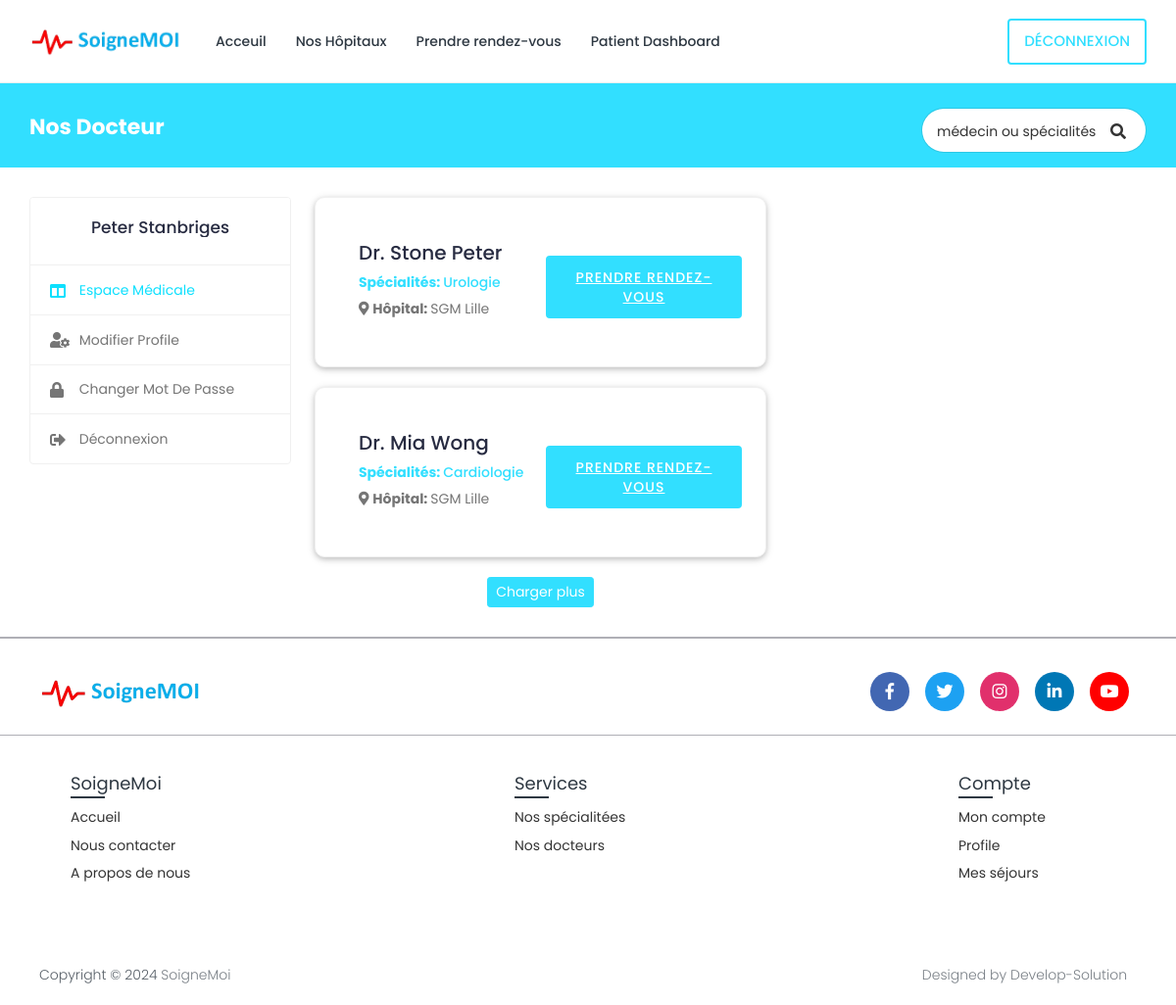
/search/ (signed in), run on an earlier commit of the app's database.
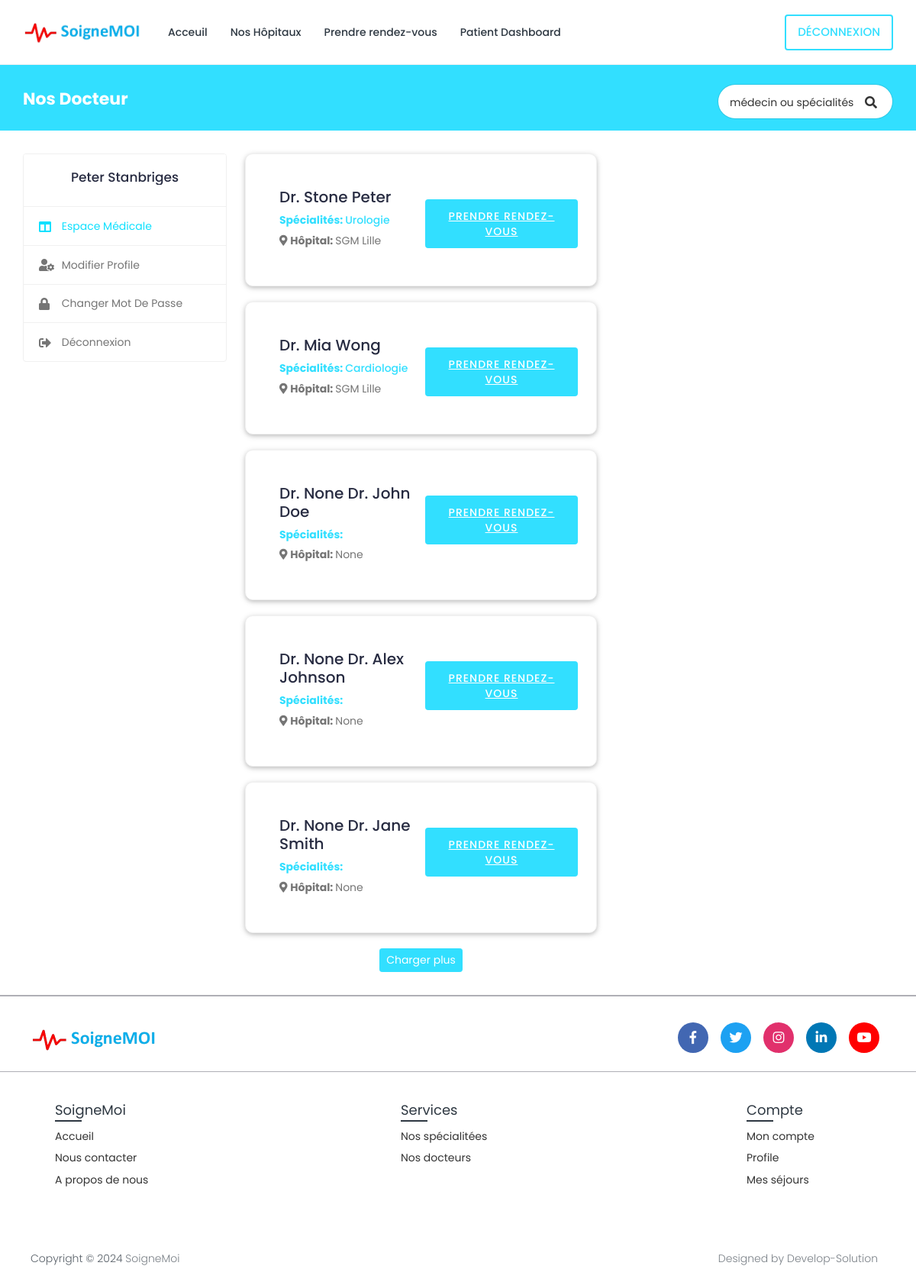
And on a later commit of the database.
### book/models.py (models this page shows, shortened)
class Doctor(models.Model):
    doctor_id = models.AutoField(primary_key=True)
    user = models.OneToOneField(User, on_delete=models.CASCADE, null=True, blank=True, related_name='profile')
    first_name = models.CharField(max_length=200, null=True)
    last_name = models.CharField(max_length=200, null=True)
    specialization = models.ForeignKey(Specialization, on_delete=models.SET_NULL, null=True, blank=True)
    phone_number = models.CharField(max_length=200, null=True, blank=True)
    date_of_birth = models.DateField(null=True, blank=True)
    reg_number = models.CharField(max_length=6, null=True, blank=True)
    hospital_name = models.ForeignKey(Hospital, on_delete=models.SET_NULL, null=True, blank=True)

class Specialization(models.Model):
    specialization_id = models.AutoField(primary_key=True)
    hospital = models.ForeignKey(Hospital, on_delete=models.CASCADE, null=True, blank=True)
    specialization_name = models.CharField(max_length=200, null=True, blank=True)

class Hospital(models.Model):
    hospital_id = models.AutoField(primary_key=True)
    name = models.CharField(max_length=200, null=True, blank=True)
    address = models.CharField(max_length=200, null=True, blank=True)
    featured_image = models.ImageField(upload_to='hospitals/', default='hospitals/default.png', null=True, blank=True)
    description = models.TextField(null=True, blank=True)
    email = models.EmailField(max_length=200, null=True, blank=True)
    phone_number = models.CharField(max_length=10,null=True, blank=True)
    def __str__(self):
        return str(self.name)

### book/views.py (the view)
# urls.py: path('search/', views.search, name='search'),
@csrf_exempt
@login_required(login_url="login")
def search(request):
    if request.user.is_authenticated and request.user.is_patient:
        search_query = ''
        if request.GET.get('search_query'):
            search_query = request.GET.get('search_query')
        doctors = Doctor.objects.filter(
            Q(last_name__icontains=search_query) |
            Q(first_name__icontains=search_query) |
            Q(specialization__specialization_name__icontains=search_query)
        )
        patient = Patient.objects.get(user=request.user)
        context = {'patient': patient, 'doctors': doctors,  'search_query': search_query}
        return render(request, 'book/doctors/search.html', context)
    else:
        logout(request)
        messages.error(request, 'Non autorisé')
        return render(request, 'login.html')

### templates/book/doctors/search.html (shortened to what this page needs)
{% extends 'book/base.html' %}
{% load static %}
{% block content %}
{% load static %}
  <body>
    <div class="main-wrapper">
      <div class="breadcrumb-bar">
				<div class="container-fluid">
					<div class="row align-items-center">
						<div class="col-md-6 col-6">
							<h2 class="breadcrumb-title">Nos Docteur</h2>
						</div>
						<div class="col-md-6 col-6">
							<div class="top-nav-search">
								<form action="{% url 'search' %}" method="GET">
									<input type="text" class="form-control" placeholder="médecin ou spécialités" name="search_query" value="{{search_query}}">
									<button class="btn" type="submit"><i class="fa fa-search"></i></button>
								</form>
							</div>
						</div>
					</div>
				</div>
			</div>
      <div class="content">
        <div class="container-fluid">
          <div class="row">
            <div class="col-md-5 col-lg-4 col-xl-3 theiaStickySidebar">
              <div>{% include 'book/patient/patient-sidebar.html' %}</div>
            </div>
            <div class="col-md-12 col-lg-8 col-xl-5">
              {% for doctor in doctors %}
              <div class="card">
                <div class="card-body">
                  <div class="doctor-widget">
                    <div class="doc-info-left">
                      <div class="doc-info-cont">
                          <h4 class="doc-name">
                          <a >Dr. {{doctor.first_name}} {{doctor.last_name}} </a>
                          </h4>
                        <h5 class="doc-department"><b>Spécialités: </b>
                          {{ doctor.specialization.specialization_name }}
                        </h5>
                        <div class="clinic-details">
                          <p class="doc-location">
                            <i class="fas fa-map-marker-alt"></i> <b>Hôpital: </b>
                            {{doctor.hospital_name}}
                          </p>
                        </div>
                      </div>
                    </div>
                    <div class="doc-info-right">
                      <div class="clinic-booking">
                        <a class="apt-btn"
                          href="{% url 'booking' pk=doctor.doctor_id %}">Prendre rendez-vous</a>
                      </div>
                    </div>
                  </div>
                </div>
              </div>
              {% endfor %}
              <div class="load-more text-center">
                <a class="btn btn-primary btn-sm" href="javascript:void(0);"
                  >Charger plus</a
                >
              </div>
            </div>
          </div>
        </div>
      </div>
    </div>
  </body>
{% endblock content %}

What changed in the data, as far as the page shows it:
added Doctor: first_name "None", last_name "Dr. John Doe", hospital_name "None"
added Doctor: first_name "None", last_name "Dr. Alex Johnson", hospital_name "None"
added Doctor: first_name "None", last_name "Dr. Jane Smith", hospital_name "None"
